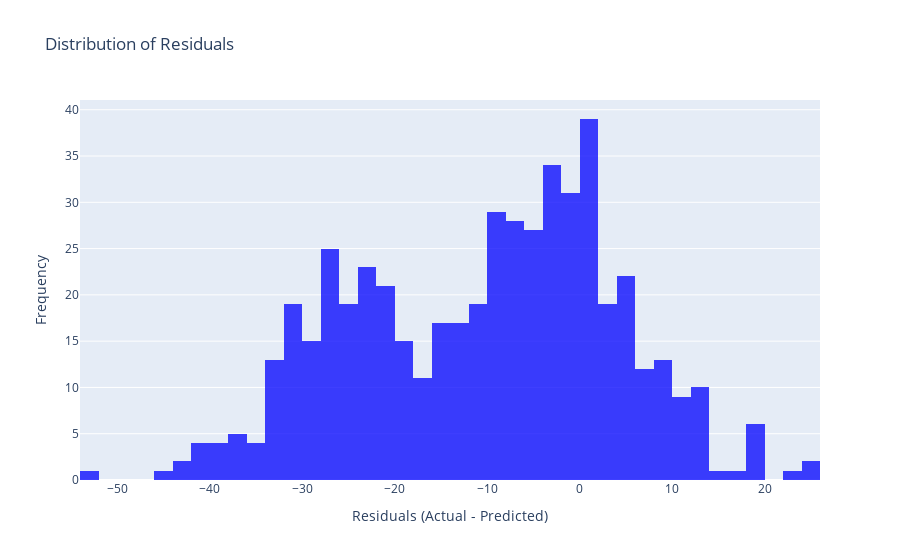

Notebook code for this chart:
### Markdown cell above
### Tesla RFR Distribution Residual

### Code cell
import plotly.graph_objects as go
residuals = y_test - y_pred

fig = go.Figure()
fig.add_trace(go.Histogram(x = residuals,
                           nbinsx = 50, 
                           marker_color = "blue",
                           opacity = 0.75))
fig.update_layout(title = "Distribution of Residuals",
                  xaxis_title = "Residuals (Actual - Predicted)",
                  yaxis_title = "Frequency")
fig.show()

### Figure 1 — Plotly figure (JSON) as saved in the notebook; plotly's stock layout.template omitted (floating-point values rounded to 4 significant figures; data arrays with more than 128 entries replaced by an {"elided": "..."} marker saying what was removed)
{"data": [{"marker": {"color": "blue"}, "nbinsx": 50, "opacity": 0.75, "type": "histogram", "x": {"elided": "519 float values"}}], "layout": {"autosize": true, "title": {"text": "Distribution of Residuals"}, "xaxis": {"autorange": true, "range": [-54, 26], "title": {"text": "Residuals (Actual - Predicted)"}, "type": "linear"}, "yaxis": {"autorange": true, "range": [0, 41.05], "title": {"text": "Frequency"}}}}
